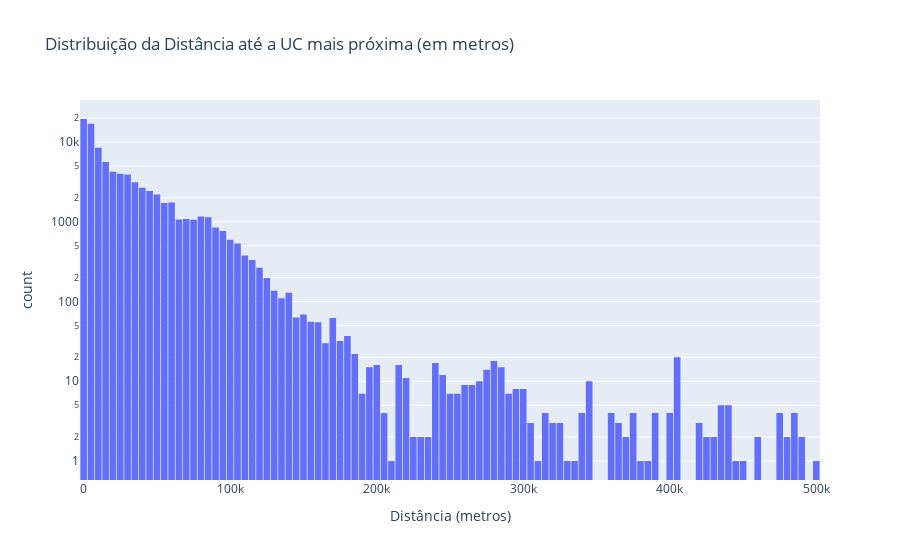

Write notebook code for a chart like this one.
### Code cell
print("--- Análise da Distância até a UC (metros) ---")

# Filtra distâncias extremas (ex: > 500km ou 500,000m) para uma melhor visualização
df_filtrado_dist = df[df['distancia_uc_m'] < 500000]

# Cria um histograma interativo com Plotly
fig_dist = px.histogram(
    df_filtrado_dist,
    x='distancia_uc_m',
    nbins=100,
    title='Distribuição da Distância até a UC mais próxima (em metros)',
    labels={'distancia_uc_m': 'Distância (metros)'},
    log_y=True # Usar escala de log no eixo Y ajuda a ver a cauda longa
)

fig_dist.update_layout(bargap=0.1)
fig_dist.show()

# Imprime a média da distância
media_distancia = df['distancia_uc_m'].mean()
print(f"A distância média (com outliers) de uma autuação até a UC mais próxima é de: {media_distancia/1000:.2f} km")

### Figure 1 — Plotly figure (JSON) as saved in the notebook; plotly's stock layout.template omitted (floating-point values rounded to 4 significant figures; data arrays with more than 128 entries replaced by an {"elided": "..."} marker saying what was removed)
{"data": [{"bingroup": "x", "hovertemplate": "Distância (metros)=%{x}<br>count=%{y}<extra></extra>", "legendgroup": "", "marker": {"color": "#636efa", "pattern": {"shape": ""}}, "name": "", "nbinsx": 100, "orientation": "v", "showlegend": false, "type": "histogram", "x": {"elided": "87383 float values"}, "xaxis": "x", "yaxis": "y"}], "layout": {"bargap": 0.1, "barmode": "relative", "legend": {"tracegroupgap": 0}, "title": {"text": "Distribuição da Distância até a UC mais próxima (em metros)"}, "xaxis": {"anchor": "y", "domain": [0, 1], "title": {"text": "Distância (metros)"}}, "yaxis": {"anchor": "x", "domain": [0, 1], "title": {"text": "count"}, "type": "log"}}}
